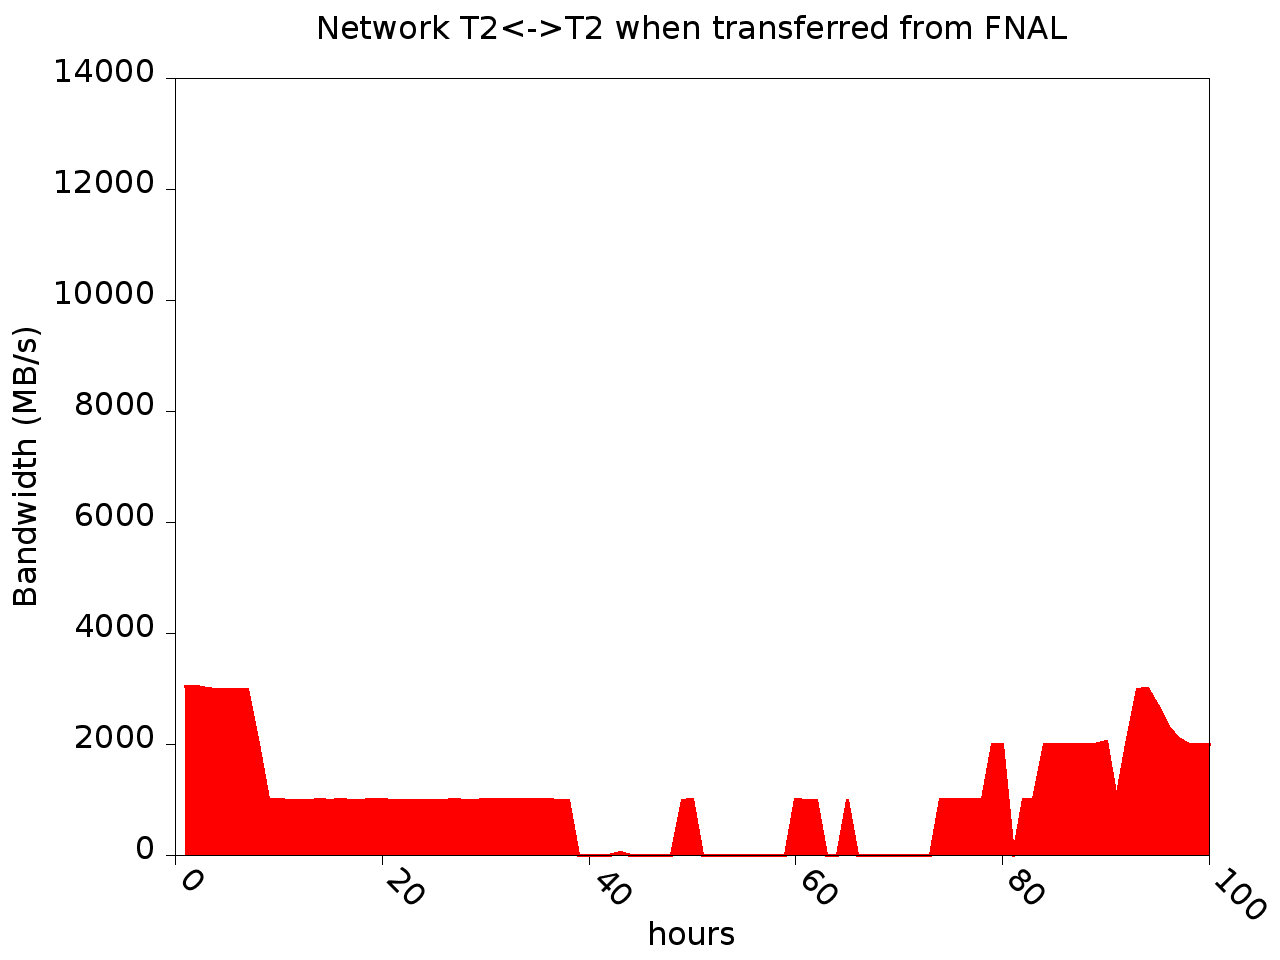

Source code (gnuplot):
set terminal png notransparent medium nocrop enhanced size 1280,960 font arial 24
set output 'serialDataT2.png'
set lmargin 25
set rmargin 10
set tmargin 6
set bmargin 8
set title "Network T2<->T2 when transferred from FNAL"
set title font "*,24"
set xlabel "hours"
set xlabel font "*,24"
set xlabel offset 0,-3.
set ylabel "Bandwidth (MB/s)"
set ylabel font "*,24"
set ylabel offset -10.
#set origin -0.1,0
set xrange [0:100]
set yrange [0:14000]
#set xtics out border nomirror rotate by -45 offset character 0,-0.2,0
set xtics out border nomirror rotate by -45 offset character -0.2,0,0
set xtics font "*,24"
set ytics font "*,24"
set grid
set ytics out border nomirror
#set key at 40.,40000.
#set key font "*,20"
set key off
#set style fill solid 1.0
set style line 1 linetype 2 linecolor rgb "black"   linewidth 2.000 pointtype 3 pointsize 0.1
# green
set style line 2 linetype 2 linecolor rgb "#10ad1d"   linewidth 3.000 pointtype 3 pointsize 0.1
set style line 3 linetype 2 linecolor rgb "red"    linewidth 3.000 pointtype 3 pointsize 0.1
set style line 4 linetype 2 linecolor rgb "#3323ad"   linewidth 3.000 pointtype 3 pointsize 0.1
set style line 5 linetype 2 linecolor rgb "purple" linewidth 3.000 pointtype 3 pointsize 0.1
set style fill solid
plot \
'serialDataT2.txt' using 2 with filledcurves x1 ls 3
